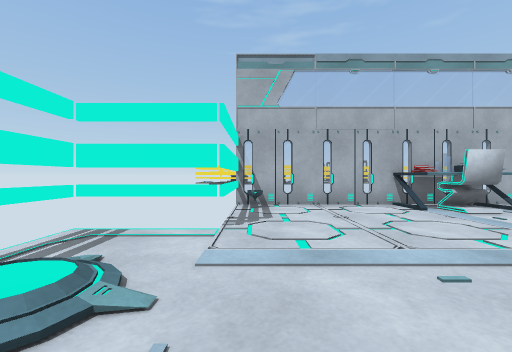
view 1 (above)

13 first-person views from a walk through a scene from a Unity 3-D project. The camera is 0.72 m above the floor, looks level and sees 90° across. The floor is counted in squares, 1 m on a side. Each view is taken from the middle of a square. On the plan, view 1 faces up. The plan holds only what a view shows up to about 9 squares ahead; the rest is blank. The place goes on beyond the plan. The player character is not drawn. Some animated figures are left out. Door leaves are left out, so doorways stand open.

view 2
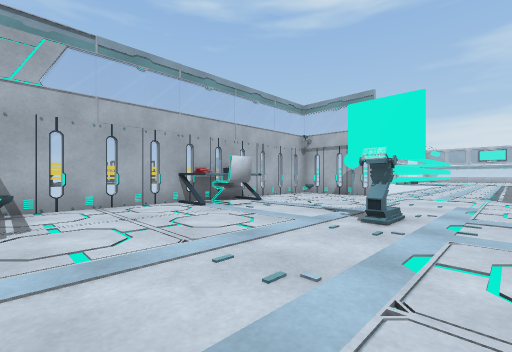

view 3
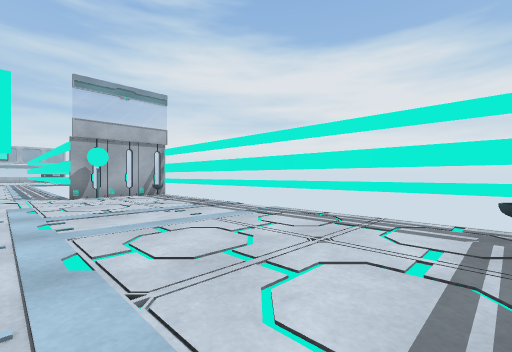

view 4
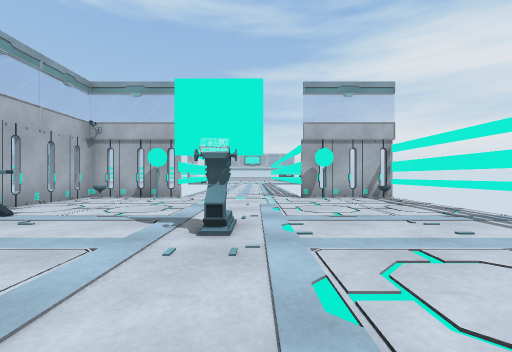

view 5
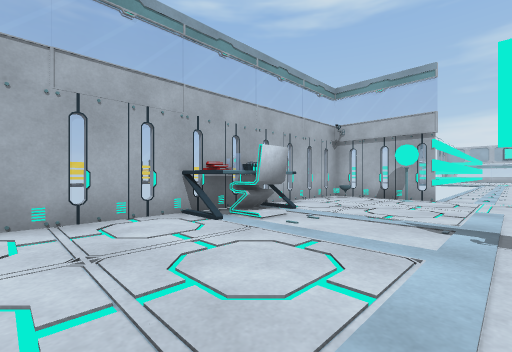

view 6
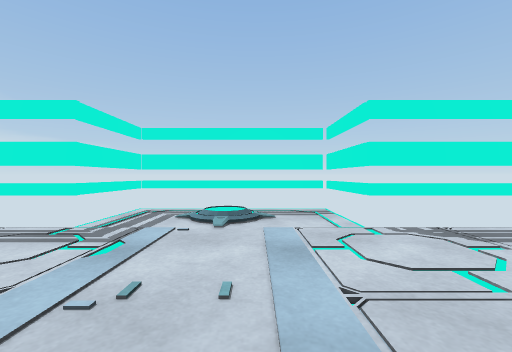

view 7
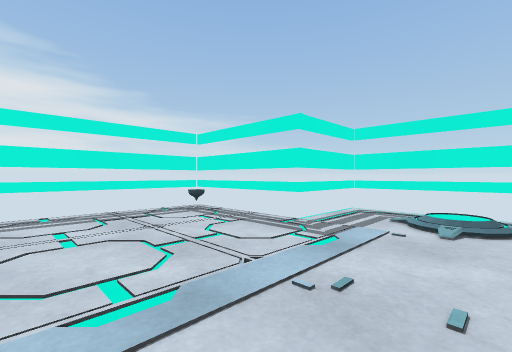

view 8
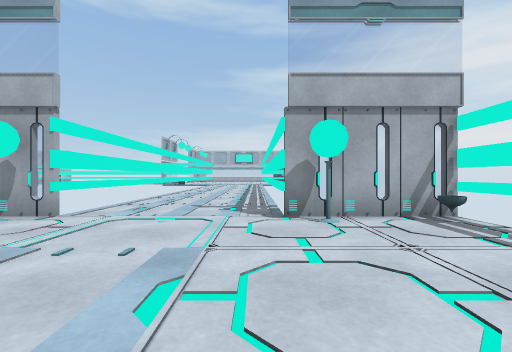

view 9
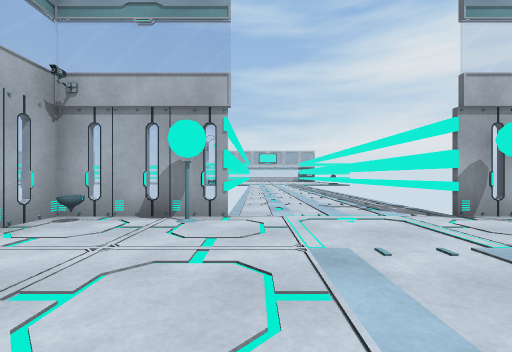

view 10
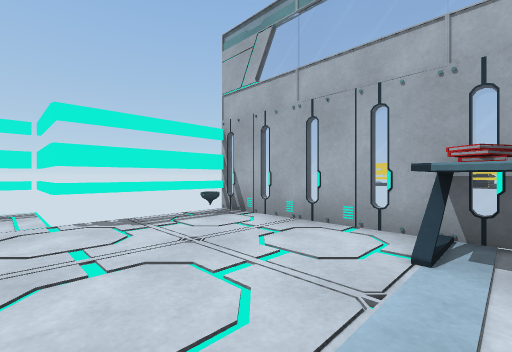

view 11
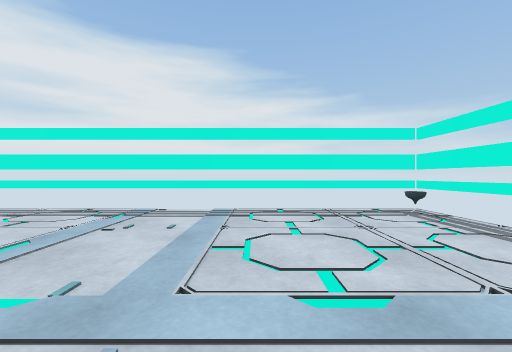

view 12
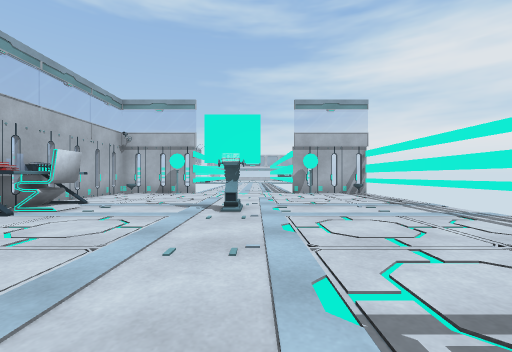

view 13
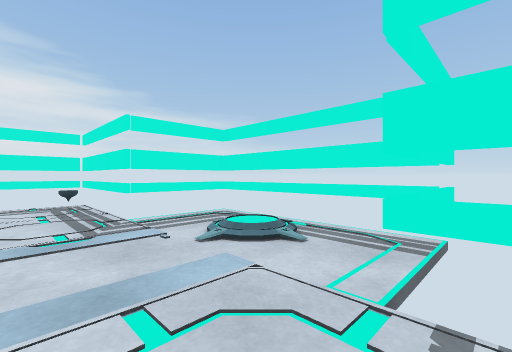

### Floor plan
Points are (right, up) in squares from view 1. A wall is a line through its corners. A room is listed if a view was taken in it or the views show most of it. See-through windows are left out.
Room 1 (views 1, 2, 3, 4, 5, 6, 7, 8, 9, 10, 11, 12, 13)
walls: (4.3, 1.2) (4.3, 1.8); (4.5, 1.4) (4.1, 1.4) (4.1, 1.9); (9.4, 4.4) (9.4, 6.4) (-0.4, 6.4) (-0.4, 3.5) (-2.4, 3.5) (-2.4, -0.4) (-0.4, -0.4) (-0.4, -3.4) (9.4, -3.4) (9.4, -0.5)
ways out: open door at (9.5, 1.5)
objects: other object (-2, 2); other object (0, -3); other object (0, -1); other object (0, 5); other object (0, 6); chair (4, 5) to (5, 5); books (4, 6); other object (9, -3); other object (9, -1); other object (9, 4); other object (9, 6)

Where each view was taken, in squares from view 1:
view 1: 0 up, 0 right, facing up
view 2: 0 up, 0 right, facing up-right
view 3: 1 up, 0 right, facing down-right
view 4: 1 up, 1 right, facing right
view 5: 2 up, 1 right, facing up-right
view 6: 2 up, 3 right, facing left
view 7: 2 up, 3 right, facing down-left
view 8: 0 up, 5 right, facing right
view 9: 3 up, 5 right, facing right
view 10: 3 up, 4 right, facing up-left
view 11: 2 up, 3 right, facing down
view 12: 1 up, 1 left, facing right
view 13: 4 up, 1 right, facing down-left
